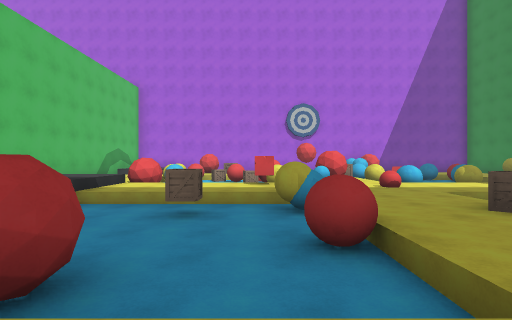
view 1 (above)

16 first-person views from a walk through a scene from a Unity 3-D project. The camera is 1.3 m above the floor, looks level and sees 80° across. The floor is counted in squares, 2 m on a side. Each view is taken from the middle of a square. On the plan, view 1 faces up. The plan holds only what a view shows up to about 10 squares ahead; the rest is blank. The place goes on beyond the plan. The player character is not drawn.

view 2
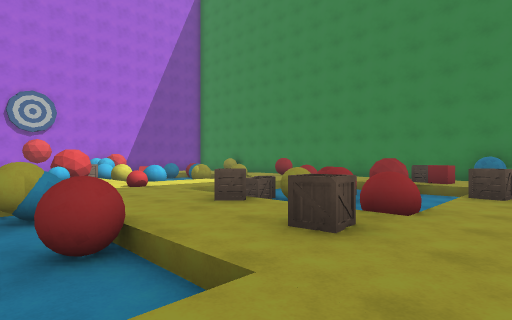

view 3
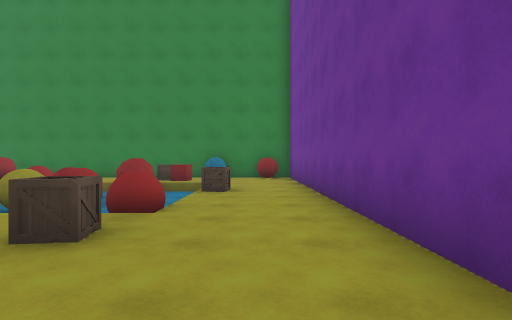

view 4
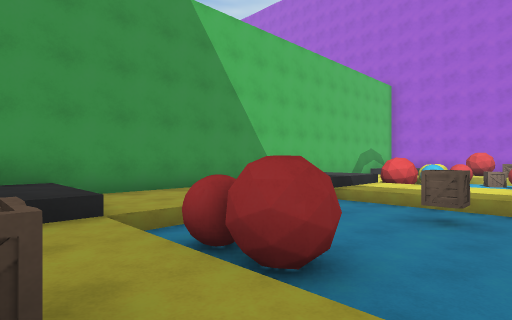

view 5
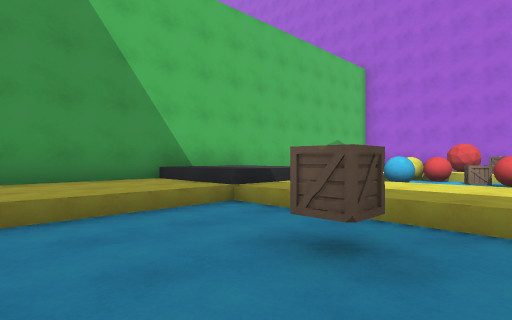

view 6
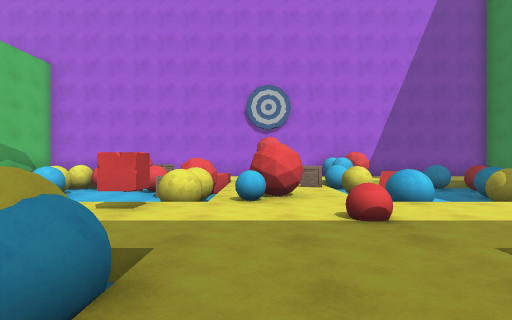

view 7
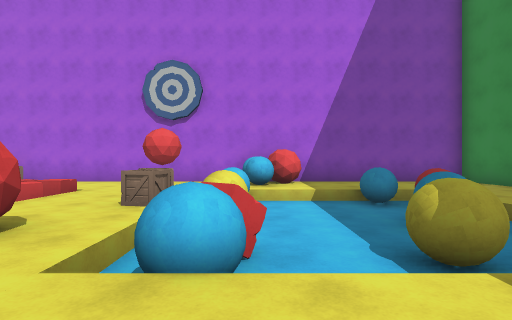

view 8
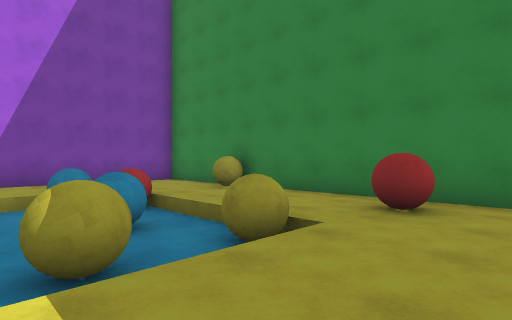

view 9
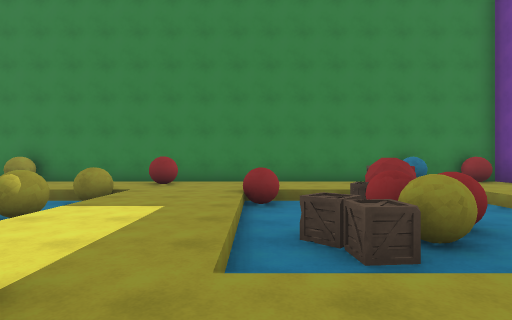

view 10
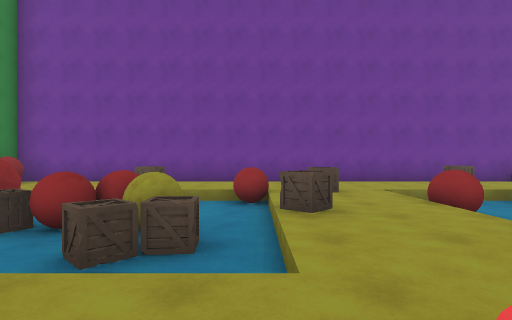

view 11
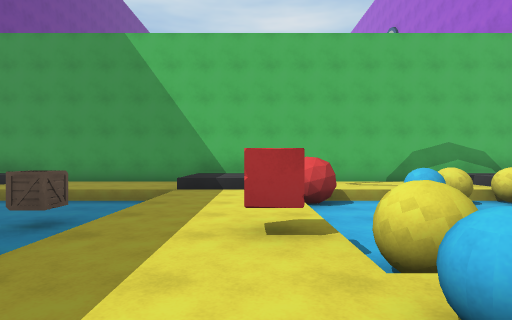

view 12
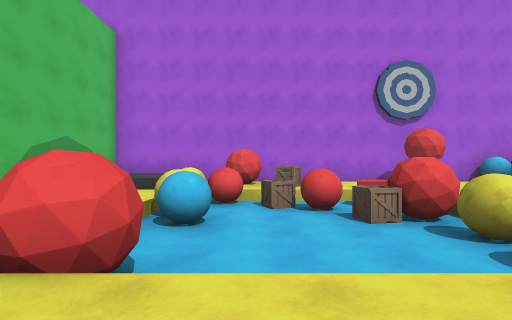

view 13
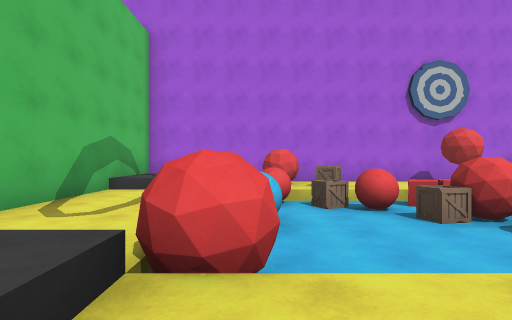

view 14
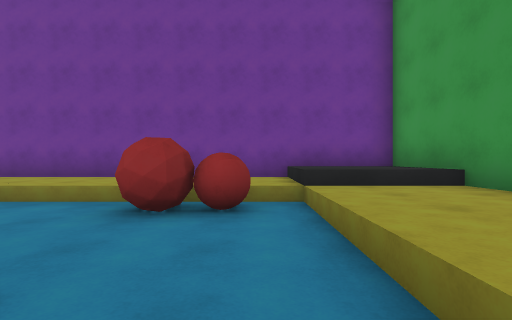

view 15
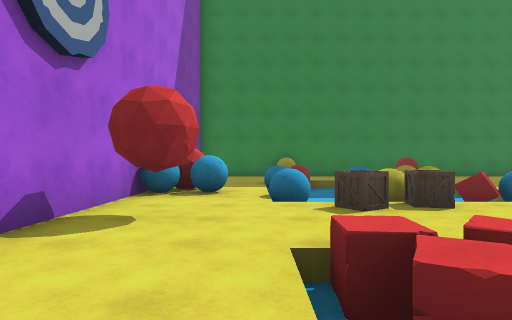

view 16
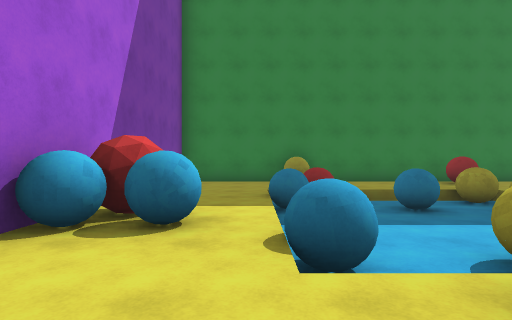

### Floor plan
Key: @ floor where view 1 was taken; # wall or solid block; . main floor; : floor 0.5 m higher than the main floor; - floor 0.5 m lower than the main floor; / step, stairs or slope; = window, fence, low wall or low ledge; ^ raised ledge; B yellow ball; A ball; R red ball; C box; O other object.
Columns run from 7 left of view 1 to 12 right of it. Each row starts with its distance up from view 1.
 17 ############ #######
 16 #::  .......A#.....#
 15 #::  #C..OO.A#.....#
 14 #::/ ..............#
 13 #../BCR^=.CA--RA/.B#
 12 #../B--C#.CBB---...#
 11 #../A---B..----A...#
 10 #../----B#.-^-B-...#
  9 #../#---BA.-A--B.R.#
  8 #::/...O.........R.#
  7 #::/......R........#
  6 #////////..////R...#
  5 #../--CAB..-C---...#
  4 #../----/.C-BRC-...#
  3 #../----R..--R-#.C.#
  2 #../R#--/.CR----.###
  1 #////////..//C//..A
  0 #::/..C@..........R
 -1 #  /...............#
 -2  ###################

Positions as (right, up) in squares from view 1, and headings:
1: (0, 0), facing up
2: (0, 0), facing up-right
3: (0, 0), facing right
4: (0, 0), facing up-left
5: (0, 3), facing up-left
6: (2, 4), facing up
7: (5, 7), facing up
8: (6, 7), facing up-right
9: (2, 6), facing right
10: (4, 8), facing down
11: (3, 8), facing left
12: (-2, 7), facing up
13: (-3, 7), facing up
14: (-3, 6), facing down
15: (-1, 14), facing right
16: (2, 14), facing right
